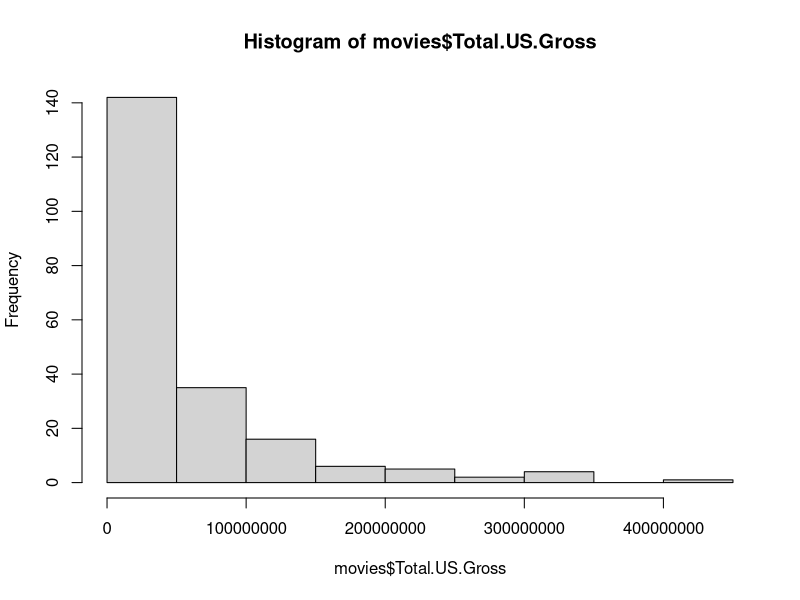
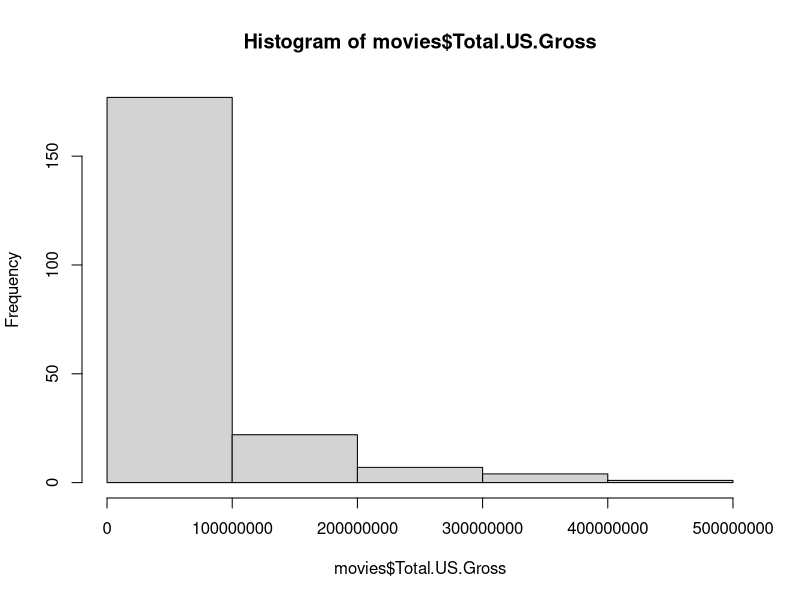

Write the R code that produced these figures, in order.
movies <- read.csv("P02_02.csv")
movies$Index <- factor(movies$Index)
movies$Movie <- as.character(movies$Movie)

#Mean, Median, Q1, Q3, min, max for Total U.S. gross, 7-day gross ,and 14-day gross data
summary(movies[c("Total.US.Gross","X7.day.Gross","X14.day.Gross")])

#standard deviation
sd(movies$Total.US.Gross, na.rm = TRUE)
sd(movies$X7.day.Gross, na.rm = TRUE)
sd(movies$X14.day.Gross, na.rm = TRUE)

#Default Histogram
options(scipen=5)
hist(movies$Total.US.Gross)
#Half Breaks
hist(movies$Total.US.Gross, breaks = 5)